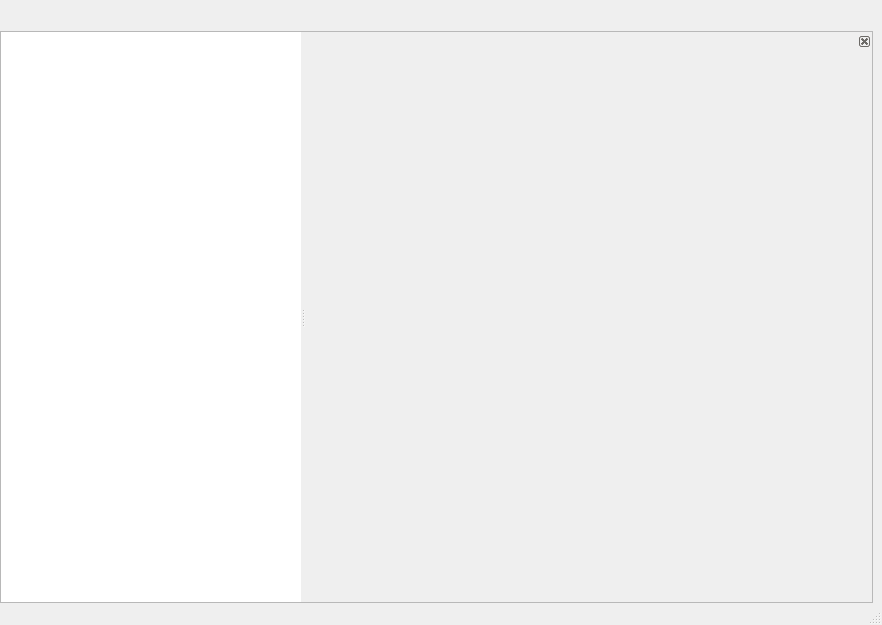
<?xml version="1.0" encoding="UTF-8"?>
<ui version="4.0">
 <class>MainWindow</class>
 <widget class="QMainWindow" name="MainWindow">
  <property name="geometry">
   <rect>
    <x>0</x>
    <y>0</y>
    <width>882</width>
    <height>625</height>
   </rect>
  </property>
  <property name="windowIcon">
   <iconset>
    <normaloff>:/main/logo.png</normaloff>:/main/logo.png</iconset>
  </property>
  <property name="documentMode">
   <bool>true</bool>
  </property>
  <property name="dockNestingEnabled">
   <bool>true</bool>
  </property>
  <widget class="QWidget" name="centralwidget">
   <layout class="QGridLayout" name="gridLayout">
    <property name="leftMargin">
     <number>0</number>
    </property>
    <property name="topMargin">
     <number>0</number>
    </property>
    <property name="bottomMargin">
     <number>0</number>
    </property>
    <item row="0" column="0">
     <widget class="QWidget" name="toolBar" native="true">
      <property name="sizePolicy">
       <sizepolicy hsizetype="Preferred" vsizetype="Fixed">
        <horstretch>0</horstretch>
        <verstretch>0</verstretch>
       </sizepolicy>
      </property>
      <property name="minimumSize">
       <size>
        <width>0</width>
        <height>25</height>
       </size>
      </property>
     </widget>
    </item>
    <item row="1" column="0">
     <widget class="QSplitter" name="splitter">
      <property name="frameShape">
       <enum>QFrame::StyledPanel</enum>
      </property>
      <property name="orientation">
       <enum>Qt::Horizontal</enum>
      </property>
      <widget class="QTreeWidget" name="tree">
       <property name="sizePolicy">
        <sizepolicy hsizetype="Preferred" vsizetype="Expanding">
         <horstretch>0</horstretch>
         <verstretch>0</verstretch>
        </sizepolicy>
       </property>
       <property name="maximumSize">
        <size>
         <width>300</width>
         <height>16777215</height>
        </size>
       </property>
       <property name="frameShape">
        <enum>QFrame::NoFrame</enum>
       </property>
       <property name="verticalScrollBarPolicy">
        <enum>Qt::ScrollBarAlwaysOff</enum>
       </property>
       <property name="horizontalScrollBarPolicy">
        <enum>Qt::ScrollBarAlwaysOff</enum>
       </property>
       <property name="sizeAdjustPolicy">
        <enum>QAbstractScrollArea::AdjustToContents</enum>
       </property>
       <property name="editTriggers">
        <set>QAbstractItemView::NoEditTriggers</set>
       </property>
       <property name="tabKeyNavigation">
        <bool>true</bool>
       </property>
       <property name="showDropIndicator" stdset="0">
        <bool>true</bool>
       </property>
       <property name="dragDropMode">
        <enum>QAbstractItemView::DragDrop</enum>
       </property>
       <property name="selectionBehavior">
        <enum>QAbstractItemView::SelectRows</enum>
       </property>
       <property name="iconSize">
        <size>
         <width>60</width>
         <height>60</height>
        </size>
       </property>
       <property name="textElideMode">
        <enum>Qt::ElideNone</enum>
       </property>
       <attribute name="headerVisible">
        <bool>false</bool>
       </attribute>
       <column>
        <property name="text">
         <string notr="true">1</string>
        </property>
       </column>
      </widget>
      <widget class="QDockWidget" name="dockWidget">
       <property name="sizePolicy">
        <sizepolicy hsizetype="Expanding" vsizetype="Expanding">
         <horstretch>0</horstretch>
         <verstretch>0</verstretch>
        </sizepolicy>
       </property>
       <property name="features">
        <set>QDockWidget::DockWidgetClosable|QDockWidget::DockWidgetMovable</set>
       </property>
       <widget class="QWidget" name="dockWidgetContents">
        <property name="sizePolicy">
         <sizepolicy hsizetype="Expanding" vsizetype="Expanding">
          <horstretch>0</horstretch>
          <verstretch>0</verstretch>
         </sizepolicy>
        </property>
       </widget>
      </widget>
     </widget>
    </item>
   </layout>
  </widget>
  <widget class="QStatusBar" name="statusBar"/>
 </widget>
 <resources/>
 <connections/>
</ui>
